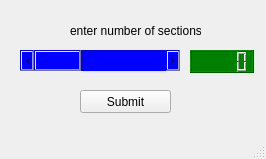
<?xml version="1.0" encoding="UTF-8"?>
<ui version="4.0">
 <class>MainWindow</class>
 <widget class="QMainWindow" name="MainWindow">
  <property name="enabled">
   <bool>true</bool>
  </property>
  <property name="geometry">
   <rect>
    <x>0</x>
    <y>0</y>
    <width>266</width>
    <height>159</height>
   </rect>
  </property>
  <property name="windowTitle">
   <string>MainWindow</string>
  </property>
  <widget class="QWidget" name="centralwidget">
   <widget class="QLabel" name="label">
    <property name="geometry">
     <rect>
      <x>70</x>
      <y>20</y>
      <width>131</width>
      <height>21</height>
     </rect>
    </property>
    <property name="text">
     <string>enter number of sections:</string>
    </property>
   </widget>
   <widget class="QScrollBar" name="horizontalScrollBar">
    <property name="geometry">
     <rect>
      <x>20</x>
      <y>50</y>
      <width>160</width>
      <height>21</height>
     </rect>
    </property>
    <property name="styleSheet">
     <string notr="true">QScrollBar{background-color: blue;}</string>
    </property>
    <property name="minimum">
     <number>2</number>
    </property>
    <property name="maximum">
     <number>20</number>
    </property>
    <property name="orientation">
     <enum>Qt::Horizontal</enum>
    </property>
   </widget>
   <widget class="QLCDNumber" name="secno">
    <property name="geometry">
     <rect>
      <x>190</x>
      <y>50</y>
      <width>64</width>
      <height>23</height>
     </rect>
    </property>
    <property name="autoFillBackground">
     <bool>false</bool>
    </property>
    <property name="styleSheet">
     <string notr="true">QLCDNumber { background-color: green; color: yellow;}</string>
    </property>
   </widget>
   <widget class="QPushButton" name="submit2">
    <property name="geometry">
     <rect>
      <x>80</x>
      <y>90</y>
      <width>91</width>
      <height>23</height>
     </rect>
    </property>
    <property name="text">
     <string>Submit</string>
    </property>
   </widget>
  </widget>
  <widget class="QMenuBar" name="menubar">
   <property name="geometry">
    <rect>
     <x>0</x>
     <y>0</y>
     <width>266</width>
     <height>21</height>
    </rect>
   </property>
  </widget>
  <widget class="QStatusBar" name="statusbar"/>
 </widget>
 <resources/>
 <connections>
  <connection>
   <sender>horizontalScrollBar</sender>
   <signal>sliderMoved(int)</signal>
   <receiver>secno</receiver>
   <slot>display(int)</slot>
   <hints>
    <hint type="sourcelabel">
     <x>137</x>
     <y>84</y>
    </hint>
    <hint type="destinationlabel">
     <x>197</x>
     <y>90</y>
    </hint>
   </hints>
  </connection>
  <connection>
   <sender>submit2</sender>
   <signal>clicked()</signal>
   <receiver>MainWindow</receiver>
   <slot>close()</slot>
   <hints>
    <hint type="sourcelabel">
     <x>149</x>
     <y>124</y>
    </hint>
    <hint type="destinationlabel">
     <x>177</x>
     <y>0</y>
    </hint>
   </hints>
  </connection>
  <connection>
   <sender>horizontalScrollBar</sender>
   <signal>valueChanged(int)</signal>
   <receiver>secno</receiver>
   <slot>display(int)</slot>
   <hints>
    <hint type="sourcelabel">
     <x>151</x>
     <y>77</y>
    </hint>
    <hint type="destinationlabel">
     <x>197</x>
     <y>77</y>
    </hint>
   </hints>
  </connection>
 </connections>
</ui>
